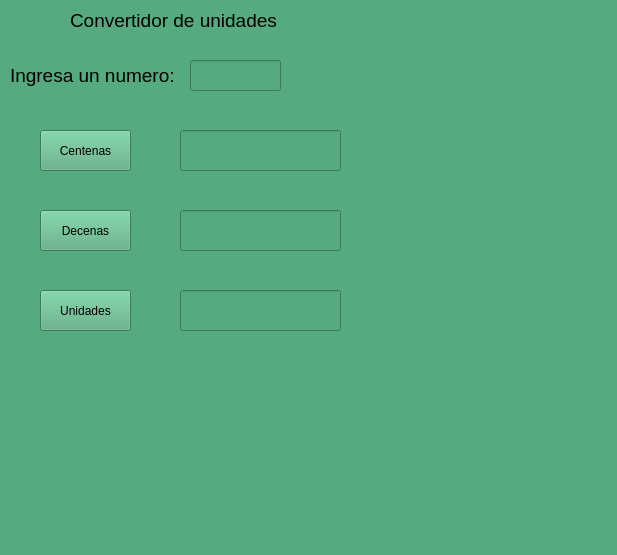
<?xml version="1.0" encoding="UTF-8"?>
<ui version="4.0">
 <class>MainWindow</class>
 <widget class="QMainWindow" name="MainWindow">
  <property name="geometry">
   <rect>
    <x>0</x>
    <y>0</y>
    <width>617</width>
    <height>555</height>
   </rect>
  </property>
  <property name="windowTitle">
   <string>MainWindow</string>
  </property>
  <property name="styleSheet">
   <string notr="true">background-color: rgb(85, 170, 127);</string>
  </property>
  <widget class="QWidget" name="centralwidget">
   <widget class="QLineEdit" name="Lnumero">
    <property name="geometry">
     <rect>
      <x>190</x>
      <y>60</y>
      <width>91</width>
      <height>31</height>
     </rect>
    </property>
   </widget>
   <widget class="QLabel" name="label">
    <property name="geometry">
     <rect>
      <x>10</x>
      <y>60</y>
      <width>171</width>
      <height>31</height>
     </rect>
    </property>
    <property name="text">
     <string>&lt;html&gt;&lt;head/&gt;&lt;body&gt;&lt;p&gt;&lt;span style=&quot; font-size:14pt;&quot;&gt;Ingresa un numero:&lt;/span&gt;&lt;/p&gt;&lt;/body&gt;&lt;/html&gt;</string>
    </property>
   </widget>
   <widget class="QLabel" name="label_3">
    <property name="geometry">
     <rect>
      <x>70</x>
      <y>0</y>
      <width>241</width>
      <height>41</height>
     </rect>
    </property>
    <property name="text">
     <string>&lt;html&gt;&lt;head/&gt;&lt;body&gt;&lt;p&gt;&lt;span style=&quot; font-size:14pt;&quot;&gt;Convertidor de unidades&lt;/span&gt;&lt;/p&gt;&lt;/body&gt;&lt;/html&gt;</string>
    </property>
   </widget>
   <widget class="QLineEdit" name="txt_centenas">
    <property name="geometry">
     <rect>
      <x>180</x>
      <y>130</y>
      <width>161</width>
      <height>41</height>
     </rect>
    </property>
   </widget>
   <widget class="QPushButton" name="btn_cen">
    <property name="geometry">
     <rect>
      <x>40</x>
      <y>130</y>
      <width>91</width>
      <height>41</height>
     </rect>
    </property>
    <property name="text">
     <string>Centenas</string>
    </property>
   </widget>
   <widget class="QPushButton" name="btn_dec">
    <property name="geometry">
     <rect>
      <x>40</x>
      <y>210</y>
      <width>91</width>
      <height>41</height>
     </rect>
    </property>
    <property name="text">
     <string>Decenas</string>
    </property>
   </widget>
   <widget class="QLineEdit" name="txt_decenas">
    <property name="geometry">
     <rect>
      <x>180</x>
      <y>210</y>
      <width>161</width>
      <height>41</height>
     </rect>
    </property>
   </widget>
   <widget class="QLineEdit" name="txt_unidades">
    <property name="geometry">
     <rect>
      <x>180</x>
      <y>290</y>
      <width>161</width>
      <height>41</height>
     </rect>
    </property>
   </widget>
   <widget class="QPushButton" name="btn_uni">
    <property name="geometry">
     <rect>
      <x>40</x>
      <y>290</y>
      <width>91</width>
      <height>41</height>
     </rect>
    </property>
    <property name="text">
     <string>Unidades</string>
    </property>
   </widget>
  </widget>
  <widget class="QMenuBar" name="menubar">
   <property name="geometry">
    <rect>
     <x>0</x>
     <y>0</y>
     <width>617</width>
     <height>21</height>
    </rect>
   </property>
  </widget>
  <widget class="QStatusBar" name="statusbar"/>
 </widget>
 <resources/>
 <connections/>
</ui>
